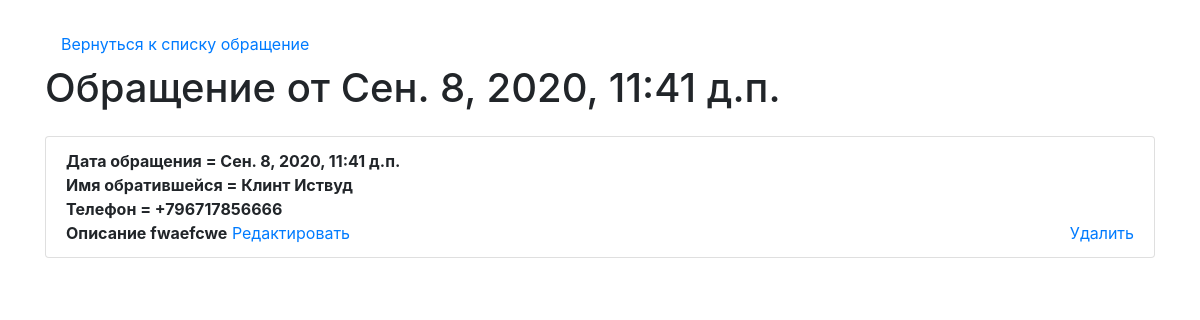
The app's page /cl/detail/2 with its own data.
### crisis_line/models.py (models this page shows, shortened)
class Case(models.Model):
    create_date = models.DateTimeField(auto_now=True, verbose_name='Дата обращения')
    name = models.CharField(max_length=50, verbose_name='Имя обратившейся')
    phone = models.CharField(max_length=30, verbose_name='Телефон обратившейся')
    email = models.EmailField()
    description = models.TextField("Описание обращения")
    class Meta:
        verbose_name='Обращение'
        verbose_name_plural='обращения'

### crisis_line/views.py (the view)
# urls.py: path('detail/<int:pk>', views.HomeDetailView.as_view(), name='detail'),
class HomeDetailView(DetailView):
    model = Case
    template_name = 'detail.html'
    context_object_name = 'get_case'

### crisis_line/templates/detail.html (shortened to what this page needs)
<!doctype html>
<html lang="en">
  <head>
    <link rel="stylesheet" href="https://stackpath.bootstrapcdn.com/bootstrap/4.5.0/css/bootstrap.min.css">
  </head>
  <body>
    <div class="container mt-4">
      <ul class="nav">
      <li class="nav-item">
      <a class="nav-link active" href="{% url 'home' %}">Вернуться к списку обращение</a>
      </li>
      </ul>
    <h1>Обращение от {{get_case.create_date }}</h1>
    <ul class="list-group mt-4">
      <li class="list-group-item">
        <b>Дата обращения = {{ get_case.create_date }}</b><br>
        <b>Имя обратившейся = {{ get_case.name }}</b><br>
        <b>Телефон = {{ get_case.phone }}</b><br>
        <b>Описание {{ get_case.description }}</b>
        <span class="mt-5"><a href="">Редактировать</a><span>
        <span class="float-right"><a href="">Удалить</a><span>
      </li>
    </ul>
    </div>
  </body>
</html>

### records on screen
Case: create_date "Сен. 8, 2020, 11:41 д.п.", name "Клинт Иствуд", phone "+796717856666", description "fwaefcwe"
